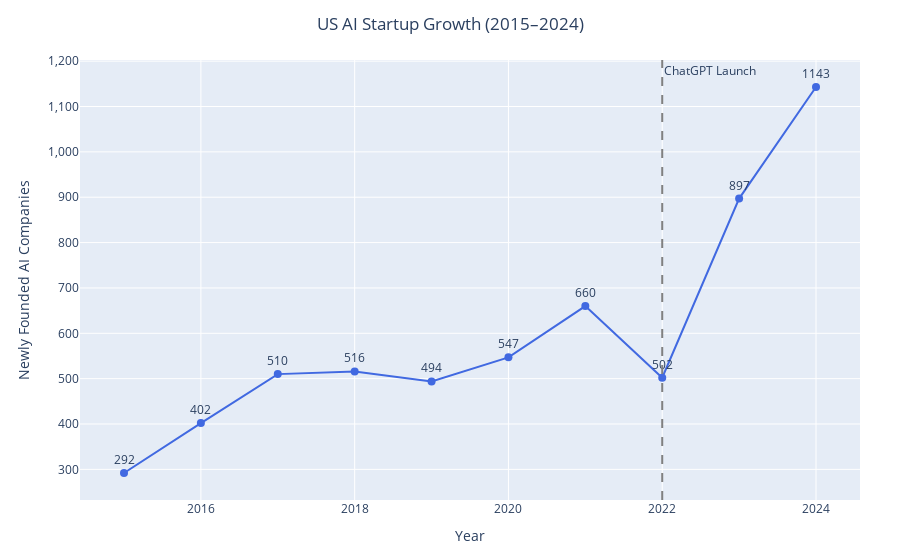

The code cell stored with this chart in its notebook:
### Code cell
# Filter only the US
usa = df[df['Entity'] == 'United States'].copy()

# Create a single continuous line chart
fig = go.Figure(go.Scatter(
    x=usa['Year'],
    y=usa['Newly founded AI companies'],
    mode='lines+markers+text',
    name='United States',
    text=usa['Newly founded AI companies'],
    textposition='top center',
    line=dict(color='royalblue'),
    marker=dict(size=8)
))

# Add a vertical line to mark ChatGPT's release (late 2022)
fig.add_vline(
    x=2022,
    line_dash="dash",
    line_color="gray",
    annotation_text="ChatGPT Launch",
    annotation_position="top right"
)

# Layout settings
fig.update_layout(
    title='US AI Startup Growth (2015–2024)',
    title_x=0.5,
    xaxis_title='Year',
    yaxis_title='Newly Founded AI Companies',
    yaxis=dict(tickformat=','),
    height=500,
    margin=dict(t=60, b=60, l=80, r=40),
    showlegend=False
)

fig.show()

### Figure 1 — Plotly figure (JSON) as saved in the notebook; plotly's stock layout.template omitted (floating-point values rounded to 4 significant figures)
{"data": [{"line": {"color": "royalblue"}, "marker": {"size": 8}, "mode": "lines+markers+text", "name": "United States", "text": [292.0, 402.0, 510.0, 516.0, 494.0, 547.0, 660.0, 502.0, 897.0, 1143.0], "textposition": "top center", "type": "scatter", "x": [2015, 2016, 2017, 2018, 2019, 2020, 2021, 2022, 2023, 2024], "y": [292, 402, 510, 516, 494, 547, 660, 502, 897, 1143]}], "layout": {"annotations": [{"showarrow": false, "text": "ChatGPT Launch", "x": 2022, "xanchor": "left", "xref": "x", "y": 1, "yanchor": "top", "yref": "y domain"}], "autosize": true, "margin": {"b": 60, "l": 80, "r": 40, "t": 60}, "shapes": [{"line": {"color": "gray", "dash": "dash"}, "type": "line", "x0": 2022, "x1": 2022, "xref": "x", "y0": 0, "y1": 1, "yref": "y domain"}], "showlegend": false, "title": {"text": "US AI Startup Growth (2015–2024)", "x": 0.5}, "xaxis": {"autorange": true, "range": [2014.0, 2025.0], "title": {"text": "Year"}, "type": "linear"}, "yaxis": {"autorange": true, "range": [221.8, 1213.0], "tickformat": ",", "title": {"text": "Newly Founded AI Companies"}, "type": "linear"}}}
